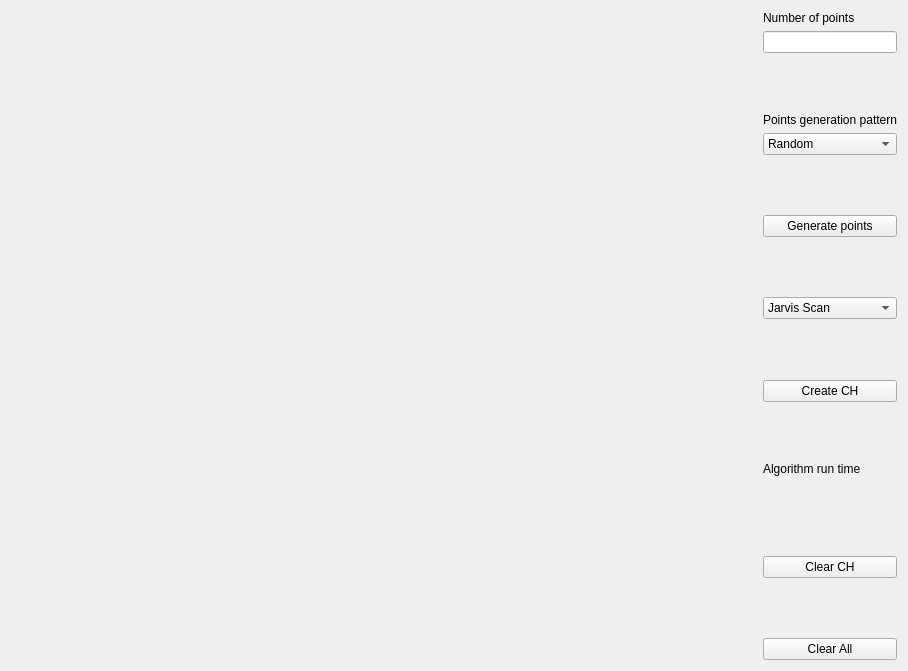
<?xml version="1.0" encoding="UTF-8"?>
<ui version="4.0">
 <class>Widget</class>
 <widget class="QWidget" name="Widget">
  <property name="geometry">
   <rect>
    <x>0</x>
    <y>0</y>
    <width>908</width>
    <height>671</height>
   </rect>
  </property>
  <property name="sizePolicy">
   <sizepolicy hsizetype="Fixed" vsizetype="Minimum">
    <horstretch>1</horstretch>
    <verstretch>0</verstretch>
   </sizepolicy>
  </property>
  <property name="minimumSize">
   <size>
    <width>0</width>
    <height>0</height>
   </size>
  </property>
  <property name="windowTitle">
   <string>Widget</string>
  </property>
  <property name="styleSheet">
   <string notr="true"/>
  </property>
  <layout class="QHBoxLayout" name="horizontalLayout">
   <item>
    <widget class="Draw" name="Canvas" native="true">
     <property name="sizePolicy">
      <sizepolicy hsizetype="Preferred" vsizetype="Preferred">
       <horstretch>1</horstretch>
       <verstretch>0</verstretch>
      </sizepolicy>
     </property>
     <property name="sizeIncrement">
      <size>
       <width>0</width>
       <height>0</height>
      </size>
     </property>
     <property name="baseSize">
      <size>
       <width>0</width>
       <height>0</height>
      </size>
     </property>
     <property name="cursor">
      <cursorShape>CrossCursor</cursorShape>
     </property>
     <property name="mouseTracking">
      <bool>false</bool>
     </property>
     <property name="acceptDrops">
      <bool>false</bool>
     </property>
     <property name="autoFillBackground">
      <bool>false</bool>
     </property>
     <property name="styleSheet">
      <string notr="true"/>
     </property>
    </widget>
   </item>
   <item>
    <layout class="QVBoxLayout" name="verticalLayout">
     <item>
      <widget class="QLabel" name="label">
       <property name="text">
        <string>Number of points</string>
       </property>
      </widget>
     </item>
     <item>
      <widget class="QLineEdit" name="lineEdit"/>
     </item>
     <item>
      <spacer name="verticalSpacer_6">
       <property name="orientation">
        <enum>Qt::Vertical</enum>
       </property>
       <property name="sizeHint" stdset="0">
        <size>
         <width>20</width>
         <height>40</height>
        </size>
       </property>
      </spacer>
     </item>
     <item>
      <widget class="QLabel" name="label_2">
       <property name="text">
        <string>Points generation pattern</string>
       </property>
      </widget>
     </item>
     <item>
      <widget class="QComboBox" name="comboBox_2">
       <property name="editable">
        <bool>false</bool>
       </property>
       <property name="iconSize">
        <size>
         <width>25</width>
         <height>25</height>
        </size>
       </property>
       <item>
        <property name="text">
         <string>Random</string>
        </property>
       </item>
       <item>
        <property name="text">
         <string>Grid</string>
        </property>
       </item>
       <item>
        <property name="text">
         <string>Circle</string>
        </property>
       </item>
       <item>
        <property name="text">
         <string>Ellipse</string>
        </property>
       </item>
       <item>
        <property name="text">
         <string>Square</string>
        </property>
       </item>
      </widget>
     </item>
     <item>
      <spacer name="verticalSpacer_5">
       <property name="orientation">
        <enum>Qt::Vertical</enum>
       </property>
       <property name="sizeHint" stdset="0">
        <size>
         <width>20</width>
         <height>40</height>
        </size>
       </property>
      </spacer>
     </item>
     <item>
      <widget class="QPushButton" name="generatePoints">
       <property name="text">
        <string>Generate points</string>
       </property>
      </widget>
     </item>
     <item>
      <spacer name="verticalSpacer">
       <property name="orientation">
        <enum>Qt::Vertical</enum>
       </property>
       <property name="sizeHint" stdset="0">
        <size>
         <width>20</width>
         <height>40</height>
        </size>
       </property>
      </spacer>
     </item>
     <item>
      <widget class="QComboBox" name="comboBox">
       <item>
        <property name="text">
         <string>Jarvis Scan</string>
        </property>
       </item>
       <item>
        <property name="text">
         <string>QHull</string>
        </property>
       </item>
       <item>
        <property name="text">
         <string>Sweep Line</string>
        </property>
       </item>
       <item>
        <property name="text">
         <string>Graham Scan</string>
        </property>
       </item>
      </widget>
     </item>
     <item>
      <spacer name="verticalSpacer_4">
       <property name="orientation">
        <enum>Qt::Vertical</enum>
       </property>
       <property name="sizeHint" stdset="0">
        <size>
         <width>20</width>
         <height>40</height>
        </size>
       </property>
      </spacer>
     </item>
     <item>
      <widget class="QPushButton" name="pushButton">
       <property name="text">
        <string>Create CH</string>
       </property>
      </widget>
     </item>
     <item>
      <spacer name="verticalSpacer_7">
       <property name="orientation">
        <enum>Qt::Vertical</enum>
       </property>
       <property name="sizeHint" stdset="0">
        <size>
         <width>20</width>
         <height>40</height>
        </size>
       </property>
      </spacer>
     </item>
     <item>
      <widget class="QLabel" name="label_3">
       <property name="text">
        <string>Algorithm run time</string>
       </property>
      </widget>
     </item>
     <item>
      <widget class="QLabel" name="label_4">
       <property name="text">
        <string/>
       </property>
      </widget>
     </item>
     <item>
      <spacer name="verticalSpacer_2">
       <property name="orientation">
        <enum>Qt::Vertical</enum>
       </property>
       <property name="sizeHint" stdset="0">
        <size>
         <width>20</width>
         <height>40</height>
        </size>
       </property>
      </spacer>
     </item>
     <item>
      <widget class="QPushButton" name="pushButton_2">
       <property name="text">
        <string>Clear CH</string>
       </property>
      </widget>
     </item>
     <item>
      <spacer name="verticalSpacer_3">
       <property name="orientation">
        <enum>Qt::Vertical</enum>
       </property>
       <property name="sizeHint" stdset="0">
        <size>
         <width>20</width>
         <height>40</height>
        </size>
       </property>
      </spacer>
     </item>
     <item>
      <widget class="QPushButton" name="pushButton_3">
       <property name="text">
        <string>Clear All</string>
       </property>
      </widget>
     </item>
    </layout>
   </item>
  </layout>
 </widget>
 <customwidgets>
  <customwidget>
   <class>Draw</class>
   <extends>QWidget</extends>
   <header location="global">draw.h</header>
   <container>1</container>
  </customwidget>
 </customwidgets>
 <resources/>
 <connections/>
</ui>
